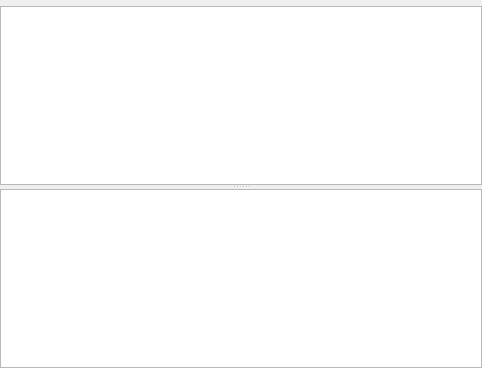
<ui version="4.0" >
 <class>DVDInfo</class>
 <widget class="QWidget" name="DVDInfoLayout" >
  <property name="geometry" >
   <rect>
    <x>0</x>
    <y>0</y>
    <width>482</width>
    <height>368</height>
   </rect>
  </property>
  <property name="windowTitle" >
   <string>DVD Info</string>
  </property>
  <layout class="QVBoxLayout" >
   <property name="leftMargin" >
    <number>0</number>
   </property>
   <property name="topMargin" >
    <number>0</number>
   </property>
   <property name="rightMargin" >
    <number>0</number>
   </property>
   <property name="bottomMargin" >
    <number>0</number>
   </property>
   <item>
    <widget class="KUrlRequester" name="url" />
   </item>
   <item>
    <widget class="QSplitter" name="splitter4" >
     <property name="orientation" >
      <enum>Qt::Vertical</enum>
     </property>
     <widget class="QTreeView" name="dvdListView" >
      <property name="fullWidth" stdset="0" >
       <bool>true</bool>
      </property>
      <property name="itemsMovable" stdset="0" >
       <bool>false</bool>
      </property>
     </widget>
     <widget class="QTextBrowser" name="textBrowser" >
      <property name="sizePolicy" >
       <sizepolicy vsizetype="Preferred" hsizetype="Expanding" >
        <horstretch>0</horstretch>
        <verstretch>0</verstretch>
       </sizepolicy>
      </property>
     </widget>
    </widget>
   </item>
  </layout>
 </widget>
 <layoutdefault spacing="6" margin="11" />
 <layoutfunction spacing="KDialog::spacingHint" margin="KDialog::marginHint" />
 <pixmapfunction>qPixmapFromMimeSource</pixmapfunction>
 <customwidgets>
  <customwidget>
   <class>KUrlRequester</class>
   <extends>QFrame</extends>
   <header>kurlrequester.h</header>
  </customwidget>
 </customwidgets>
 <tabstops>
  <tabstop>dvdListView</tabstop>
 </tabstops>
 <resources/>
 <connections/>
</ui>
